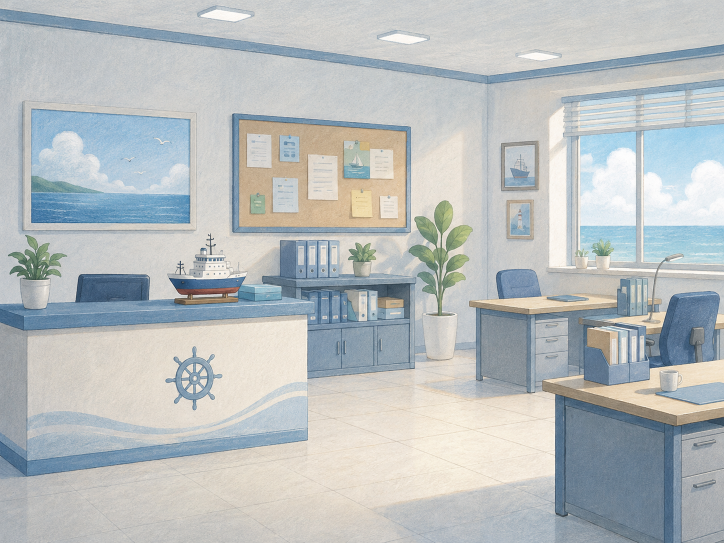
#> input picture (주)해녀해운.png, 1448 x 1086 px (shown at 1/2 size)
$ python -i crop_sheet.py   (imports and definitions only)
#> lines starting #> are read from the running program, lines starting #| are printed output that depends on the picture
#> further down, picture is the input picture: PIL image 1448x1086 RGB; mean R, G, B 184.6, 189.8, 190.6
"""사용자가 보내주는 아이템/의상/소품 원본 시트 한 장에서 개별 아이콘을 잘라내는 재사용 도구.

이 세션까지 반복적으로 손으로 짜온 크롭 파이프라인(배경 제거 + bbox 트림 + 라벨 텍스트
제거)을 한 곳에 정리한 것이다. 매번 스크래치패드에 새로 작성하지 않고 이 파일을 import해서
쓴다. 사용 예시는 파일 하단 __main__ 참고.
"""

import numpy as np
from PIL import Image, ImageFilter, ImageDraw


# [31 lines left out: function remove_bg_and_trim, not called in this run]


def feather_edges(img: Image.Image, edge=20) -> Image.Image:
    """배경이 단색이 아니라 remove_bg_and_trim으로 깔끔히 투명화가 안 될 때(하늘/바다 그라데이션 등),
    가장자리를 부드럽게 페이드시켜 앱의 자체 배경 위에 자연스럽게 얹히도록 한다."""
#> called with edge = 20
    img = img.convert("RGBA")
    w, h = img.size
#> w = 1448; h = 1086
    mask = Image.new("L", (w, h), 255)
#> mask: PIL image 1448x1086 L; every value is 255
    d = ImageDraw.Draw(mask)
    d.rectangle([0, 0, w - 1, edge], fill=0)
    d.rectangle([0, h - 1 - edge, w - 1, h - 1], fill=0)
    d.rectangle([0, 0, edge, h - 1], fill=0)
    d.rectangle([w - 1 - edge, 0, w - 1, h - 1], fill=0)
    mask = mask.filter(ImageFilter.GaussianBlur(edge * 0.7))
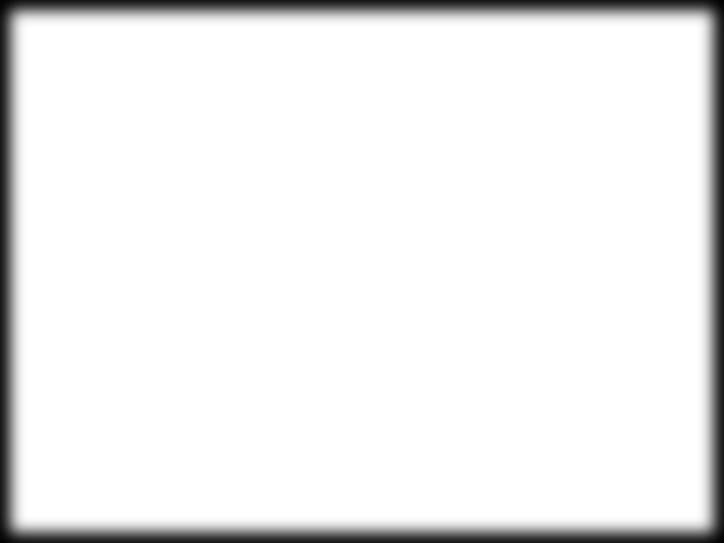
#> mask: PIL image 1448x1086 L (shown at 1/2 size); min 2, max 255, mean 237.8
    img.putalpha(mask)
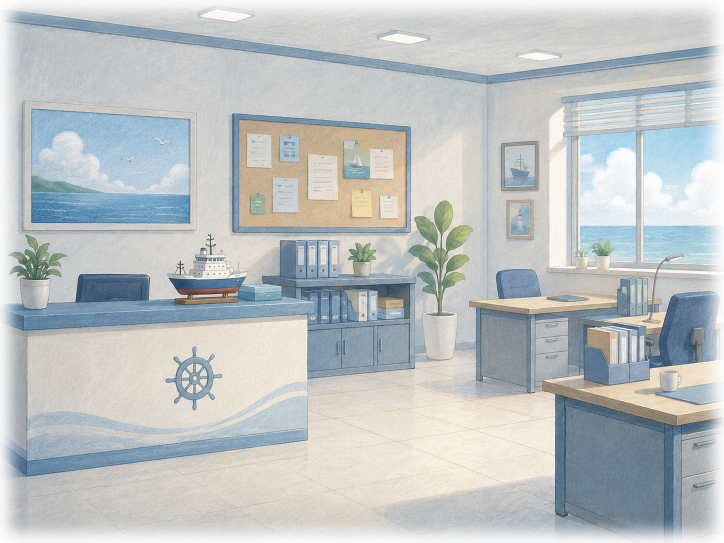
#> img: PIL image 1448x1086 RGBA (shown at 1/2 size); mean R, G, B, A 184.6, 189.8, 190.6, 237.8; transparent parts drawn white
    return img


# [20 lines left out: function crop_grid, not called in this run]

>>> from PIL import Image
>>> picture = Image.open('../../(주)해녀해운.png')
>>> result = feather_edges(picture)

$ run again, on 가방인벤토리.png
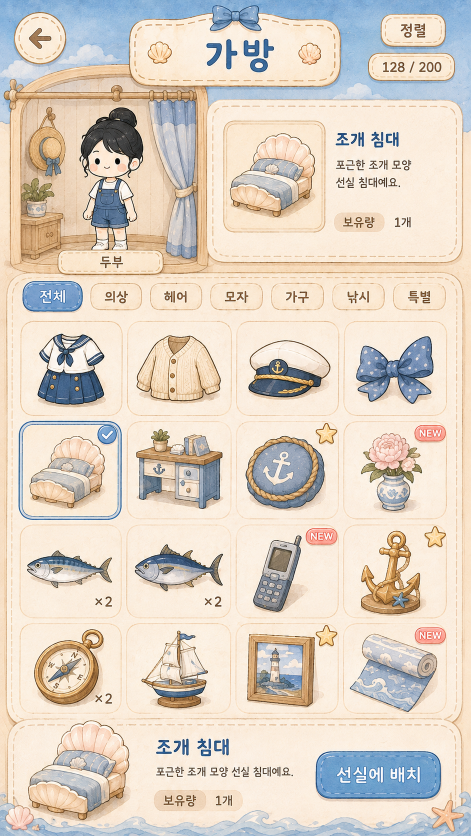
#> input picture 가방인벤토리.png, 941 x 1672 px (shown at 1/2 size)
#> picture is the input picture: PIL image 941x1672 RGB; mean R, G, B 221.1, 209.6, 196.5
#> in feather_edges, `mask = mask.filter(ImageFilter.GaussianBlur(edge * 0.7))`:
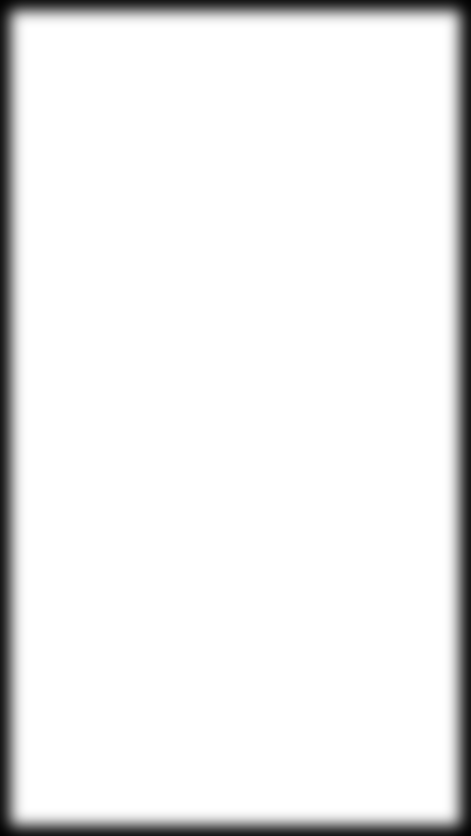
#> mask: PIL image 941x1672 L (shown at 1/2 size); min 2, max 255, mean 237.3
#> in feather_edges, `img.putalpha(mask)`:
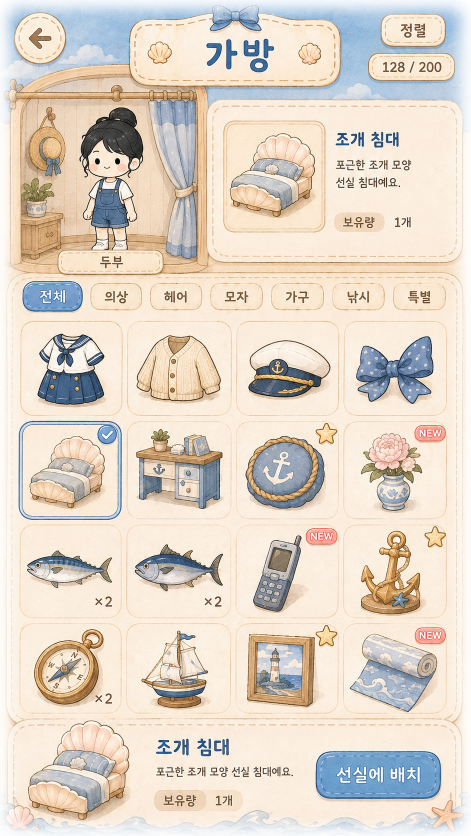
#> img: PIL image 941x1672 RGBA (shown at 1/2 size); mean R, G, B, A 221.1, 209.6, 196.5, 237.3; transparent parts drawn white

$ run again, on 갑판광장.png
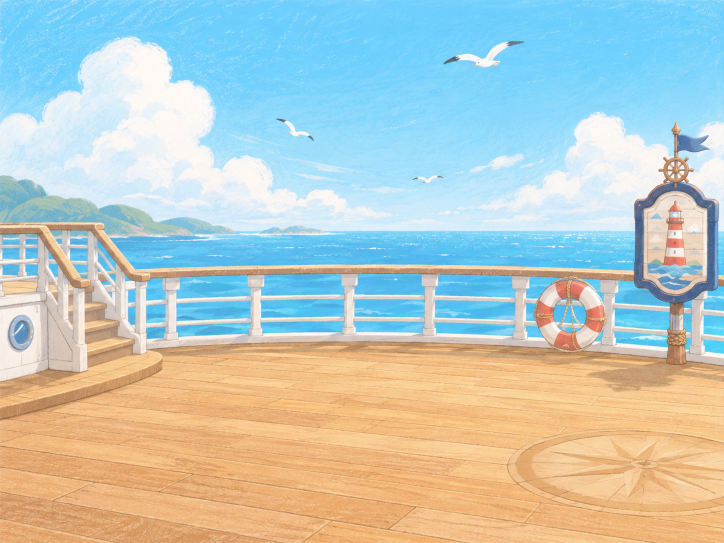
#> input picture 갑판광장.png, 1448 x 1086 px (shown at 1/2 size)
#> picture is the input picture: PIL image 1448x1086 RGB; mean R, G, B 188.1, 201.3, 195.6
#> in feather_edges, `img.putalpha(mask)`:
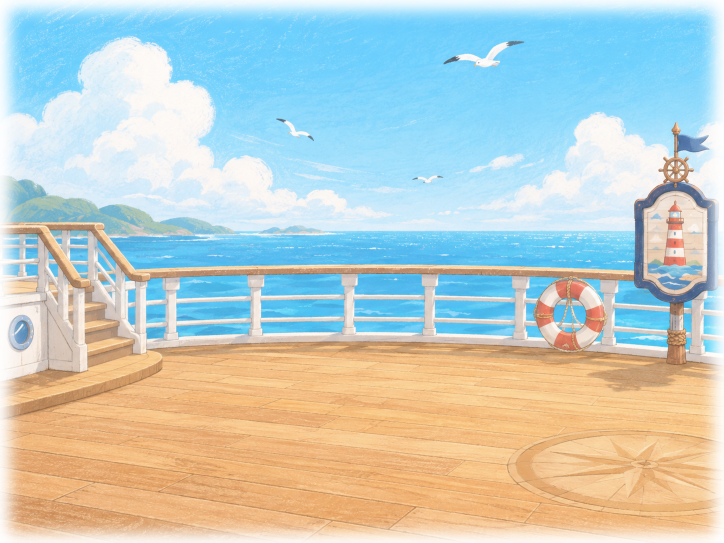
#> img: PIL image 1448x1086 RGBA (shown at 1/2 size); mean R, G, B, A 188.1, 201.3, 195.6, 237.8; transparent parts drawn white

$ run again, on 게임 UI 및 메뉴 화면.png
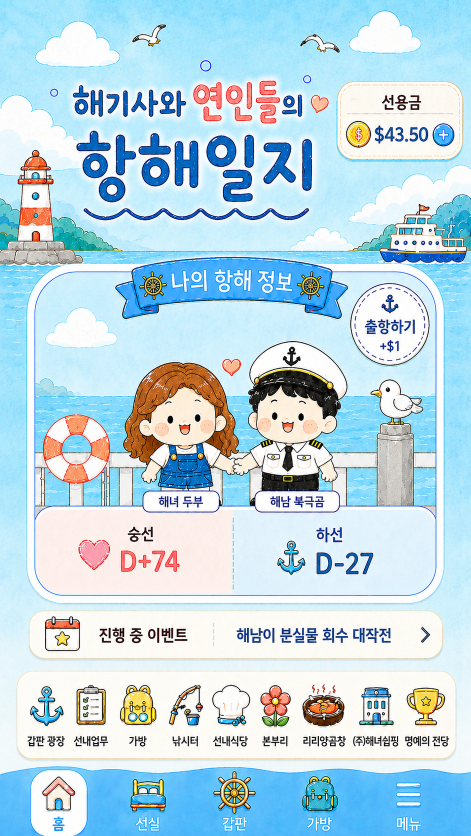
#> input picture 게임 UI 및 메뉴 화면.png, 941 x 1672 px (shown at 1/2 size)
#> picture is the input picture: PIL image 941x1672 RGB; mean R, G, B 187.6, 215.7, 228.4
#> in feather_edges, `mask = mask.filter(ImageFilter.GaussianBlur(edge * 0.7))`:
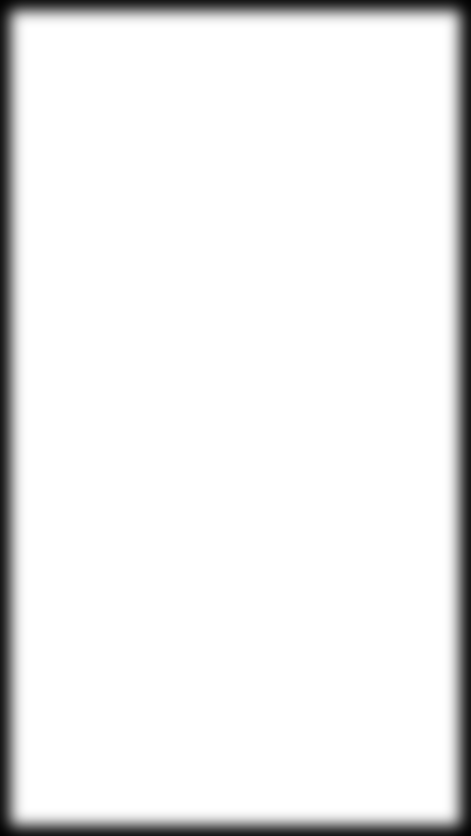
#> mask: PIL image 941x1672 L (shown at 1/2 size); min 2, max 255, mean 237.3
#> in feather_edges, `img.putalpha(mask)`:
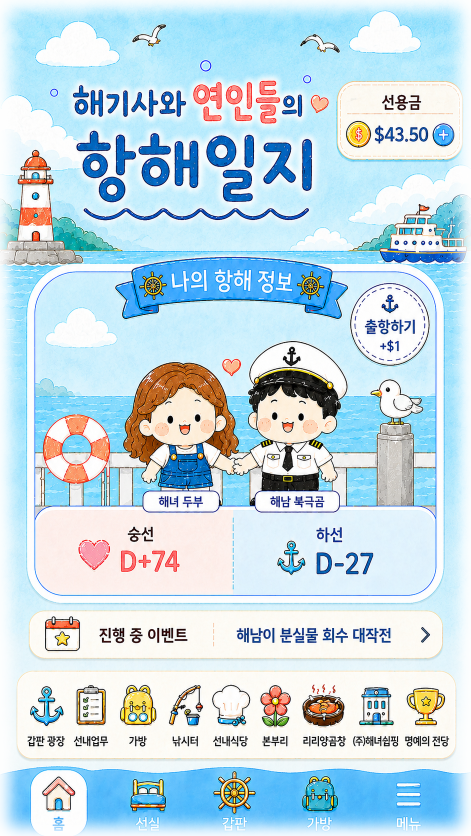
#> img: PIL image 941x1672 RGBA (shown at 1/2 size); mean R, G, B, A 187.6, 215.7, 228.4, 237.3; transparent parts drawn white
